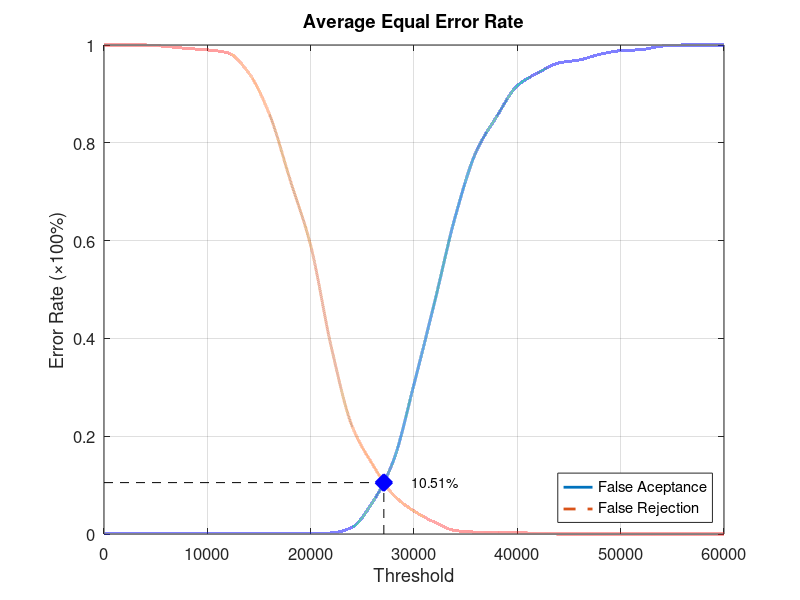
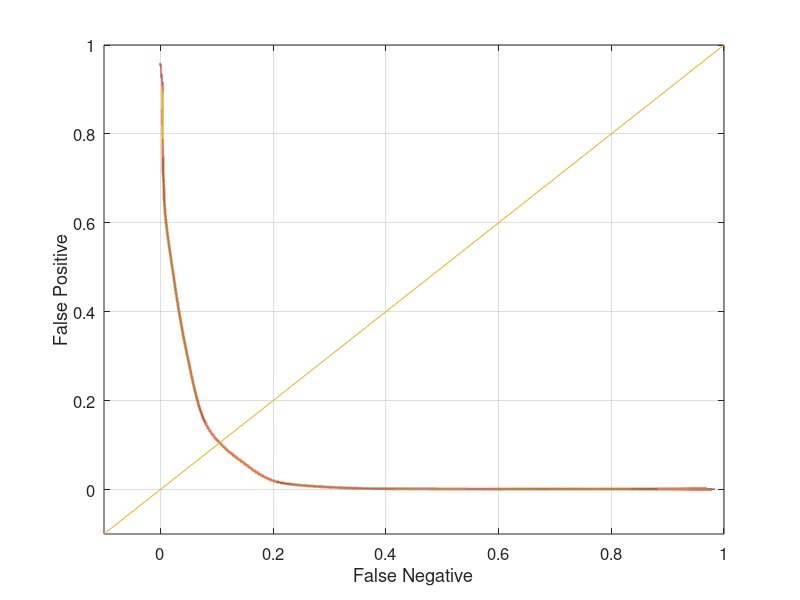

The MATLAB source for these figures, in order:
function yEER = Database3Average
close all;
clear;
clc;
x = 0:2000:60000;
xq = 0:0.5:60000;

y0 = [0 0.00105263 0.00105263 0.00105263 0.00105263 0.00105263 0.00105263 0.00105263 0.00105263 0.00105263 0.00105263 0.00210526 0.0136842 0.0652632 0.149474 0.306316 0.474737 0.649474 0.781053 0.853684 0.916842 0.943158 0.963158 0.969474 0.981053 0.988421 0.990526 0.997895 1 1 1];
yy0 = interp1(x, y0, xq, 'pchip');
y1 = [1 1 1 0.997 0.993 0.99 0.984 0.943 0.859 0.725 0.59 0.382 0.221 0.142 0.08 0.047 0.024 0.007 0.004 0.004 0.003 0.001 0 0 0 0 0 0 0 0 0];
yy1 = interp1(x, y1, xq, 'pchip');

% Calculating EER: 
y2 = abs(y0 - y1);
find(y2 == min(y2))
yy2 = abs(yy0 - yy1);
xEER = find(yy2 == min(yy2));
xEERIndex = xq(xEER) % X-axis EER
yEER = yy0(xEER) % Y-axis EER

main = figure
plot(xq, yy0,'-','LineWidth', 2);	hold on
plot(xq, yy1,'--','LineWidth', 2);	hold on
plot([xEERIndex xEERIndex], [0 yEER], 'k--');	hold on
plot([0 xEERIndex], [yEER yEER], 'k--');	hold on
plot(xEERIndex, yEER, 'bx', 'LineWidth', 10);	hold on
text(xEERIndex + 10 * xEERIndex / 100, yEER, [num2str(round((10000 * yEER)) / 100) '%'])
legend('False Aceptance', 'False Rejection', 'Location', 'SouthEast')
xlabel('Threshold')
ylabel('Error Rate (\times100%)')
title('Average Equal Error Rate')
set(gca, 'FontSize', 12)
axis([0 60000 0 1])
grid on

print(main, 'Database3AverageMain', '-dpng');
FNRxFPR = figure('Color', [1 1 1]);
plot(yy1, yy0, '-', yy1, yy0, 'LineWidth', 2);
hold on
y = -0.1:0.1:1
plot(y, y); 
set(gca, 'FontSize', 12)
xlabel('False Negative')
ylabel('False Positive')
axis([-0.1 1 -0.1 1])
set(gca, 'FontSize', 12)
grid on

print(FNRxFPR, 'Database3AverageFNRxFPR','-dpng');
end
